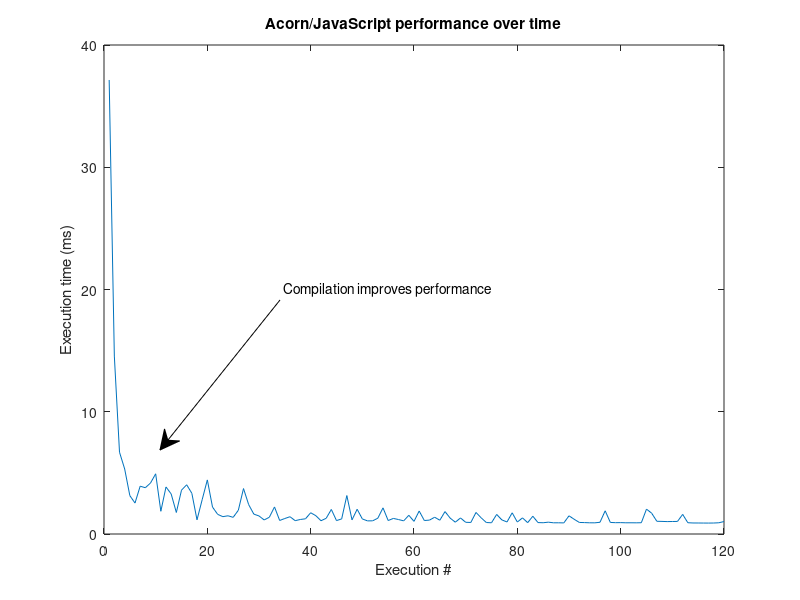

The MATLAB source for this figure:
clf();
timings = csvread('timings.txt');
plot(timings(1:120));
title('Acorn/JavaScript performance over time');
xlabel('Execution #');
ylabel('Execution time (ms)');
x=[0.35 0.2];
y=[0.5 0.25];
annotation('textarrow',x,y,'String','Compilation improves performance');